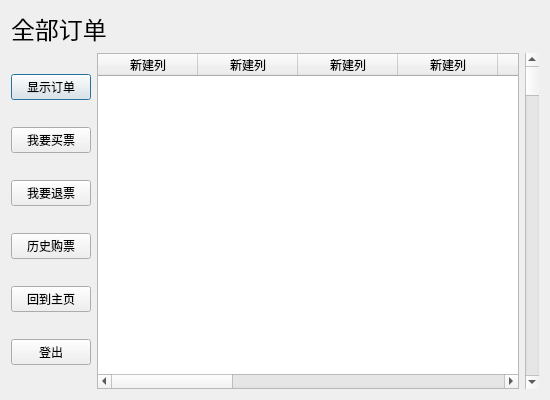
<?xml version="1.0" encoding="UTF-8"?>
<ui version="4.0">
 <class>userticket</class>
 <widget class="QDialog" name="userticket">
  <property name="geometry">
   <rect>
    <x>0</x>
    <y>0</y>
    <width>550</width>
    <height>400</height>
   </rect>
  </property>
  <property name="windowTitle">
   <string>Dialog</string>
  </property>
  <layout class="QVBoxLayout" name="verticalLayout_2">
   <item>
    <widget class="QLabel" name="label">
     <property name="font">
      <font>
       <family>微软雅黑 Light</family>
       <pointsize>18</pointsize>
      </font>
     </property>
     <property name="text">
      <string>全部订单</string>
     </property>
    </widget>
   </item>
   <item>
    <layout class="QHBoxLayout" name="horizontalLayout">
     <item>
      <layout class="QVBoxLayout" name="verticalLayout">
       <item>
        <widget class="QPushButton" name="pushButton_6">
         <property name="text">
          <string>显示订单</string>
         </property>
        </widget>
       </item>
       <item>
        <widget class="QPushButton" name="pushButton">
         <property name="text">
          <string>我要买票</string>
         </property>
        </widget>
       </item>
       <item>
        <widget class="QPushButton" name="return_ticket_button">
         <property name="text">
          <string>我要退票</string>
         </property>
        </widget>
       </item>
       <item>
        <widget class="QPushButton" name="buy_history_button">
         <property name="text">
          <string>历史购票</string>
         </property>
        </widget>
       </item>
       <item>
        <widget class="QPushButton" name="main_menu_button">
         <property name="text">
          <string>回到主页</string>
         </property>
        </widget>
       </item>
       <item>
        <widget class="QPushButton" name="log_out_button">
         <property name="text">
          <string>登出</string>
         </property>
        </widget>
       </item>
      </layout>
     </item>
     <item>
      <widget class="QTableWidget" name="tableWidget_2">
       <column>
        <property name="text">
         <string>新建列</string>
        </property>
       </column>
       <column>
        <property name="text">
         <string>新建列</string>
        </property>
       </column>
       <column>
        <property name="text">
         <string>新建列</string>
        </property>
       </column>
       <column>
        <property name="text">
         <string>新建列</string>
        </property>
       </column>
       <column>
        <property name="text">
         <string>新建列</string>
        </property>
       </column>
       <column>
        <property name="text">
         <string>新建列</string>
        </property>
       </column>
       <column>
        <property name="text">
         <string>新建列</string>
        </property>
       </column>
       <column>
        <property name="text">
         <string>新建列</string>
        </property>
       </column>
       <column>
        <property name="text">
         <string>新建列</string>
        </property>
       </column>
       <column>
        <property name="text">
         <string>新建列</string>
        </property>
       </column>
       <column>
        <property name="text">
         <string>新建列</string>
        </property>
       </column>
       <column>
        <property name="text">
         <string>新建列</string>
        </property>
       </column>
       <column>
        <property name="text">
         <string>新建列</string>
        </property>
       </column>
      </widget>
     </item>
     <item>
      <widget class="QScrollBar" name="verticalScrollBar">
       <property name="orientation">
        <enum>Qt::Vertical</enum>
       </property>
      </widget>
     </item>
    </layout>
   </item>
  </layout>
 </widget>
 <resources/>
 <connections/>
</ui>
